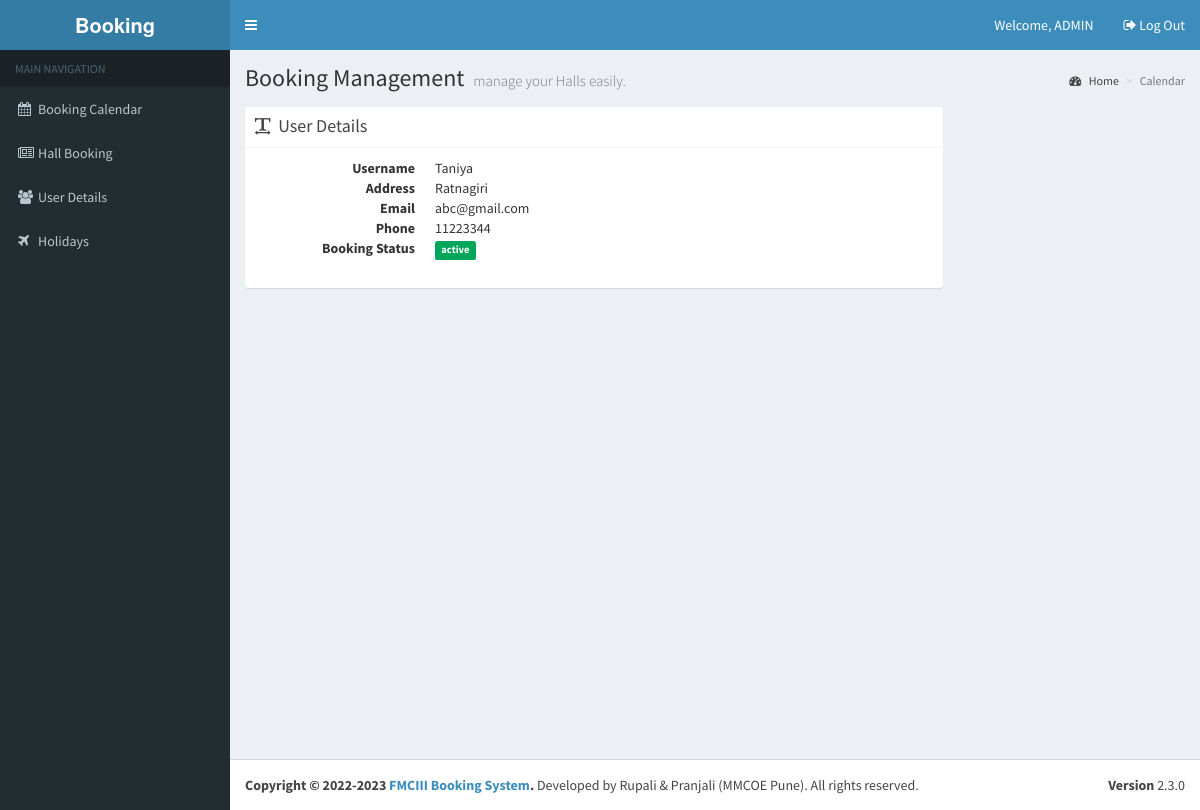
Page /event-management/views/?v=USER&ID=1 (signed in) on the committed database.
### tables this page shows
CREATE TABLE `tbl_users` (
  `id` int(10) NOT NULL,
  `name` varchar(100) NOT NULL,
  `pwd` varchar(200) NOT NULL,
  `address` varchar(250) NOT NULL,
  `phone` varchar(20) NOT NULL,
  `email` varchar(100) NOT NULL,
  `type` varchar(10) NOT NULL,
  `status` varchar(10) NOT NULL,
  `bdate` varchar(100) NOT NULL
);

### event-management/library/database.php (called while the page is built, shortened)
<?php
require_once 'config.php';
$dbConn = mysqli_connect ($dbHost, $dbUser, $dbPass,$dbName);
function dbQuery($sql)
{
	global $dbConn;
	$result = mysqli_query($dbConn,$sql);
	return $result;
}
function dbFetchAssoc($result)
{
	return mysqli_fetch_assoc($result);
}
?>

### event-management/views/index.php (called while the page is built, shortened)
<?php
require_once '../include/template.php';
?>

### event-management/views/user.php (the view)
<?php
$userId = (isset($_GET['ID']) && $_GET['ID'] != '') ? $_GET['ID'] : 0;
$usql	= "SELECT * FROM tbl_users u WHERE u.id = $userId";
$res 	= dbQuery($usql);
while($row = dbFetchAssoc($res)) {
	extract($row);
	$stat = '';
	if($status == "active") {$stat = 'success';}
	else if($status == "lock") {$stat = 'warning';}
	else if($status == "inactive") {$stat = 'warning';}
	else if($status == "delete") {$stat = 'danger';}
?>
<div class="col-md-9">
  <div class="box box-solid">
    <div class="box-header with-border"> <i class="fa fa-text-width"></i>
      <h3 class="box-title">User Details</h3>
    </div>
    <div class="box-body">
      <dl class="dl-horizontal">
        <dt>Username</dt>
        <dd><?php echo $name; ?></dd>
		<dt>Address</dt>
        <dd><?php echo $address; ?></dd>
		<dt>Email</dt>
        <dd><?php echo $email; ?></dd>
		<dt>Phone</dt>
        <dd><?php echo $phone; ?></dd>
		<dt>Booking Status</dt>
        <dd><span class="label label-<?php echo $stat; ?>"><?php echo $status; ?></span></dd>
      </dl>
    </div>
  </div>
</div>
<?php
}
?>

### rows in the picture
tbl_users: name "Taniya", address "Ratnagiri", email "abc@gmail.com", phone "11223344", status "active"

### other values in the picture
$_SESSION['calendar_fd_user']['name'] "ADMIN"
